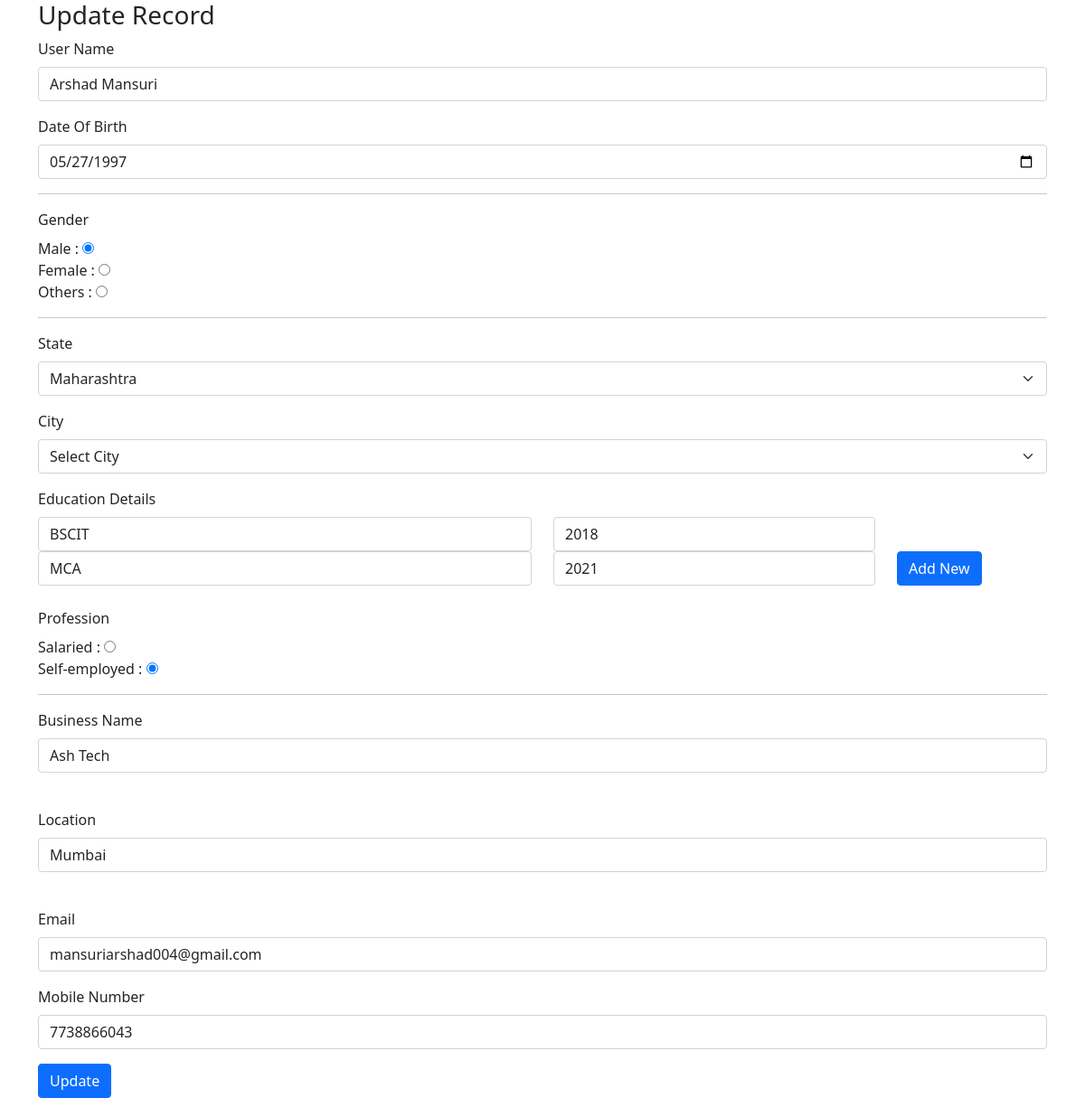
/user_crud/user_upd.php?uid=9, run on the app's committed database.
### tables this page shows
CREATE TABLE `user_details` (
  `user_id` int(255) NOT NULL,
  `user_name` varchar(255) DEFAULT NULL,
  `user_dob` varchar(255) NOT NULL,
  `user_gender` enum('MALE','FEMALE','OTHERS') NOT NULL,
  `user_state` varchar(255) NOT NULL,
  `user_city` varchar(255) DEFAULT NULL,
  `user_image` varchar(500) DEFAULT NULL,
  `user_skill` varchar(255) DEFAULT NULL,
  `user_profession` enum('Salaried','Self-employed') NOT NULL,
  `user_company_name` varchar(255) DEFAULT NULL,
  `user_job_start_date` varchar(20) DEFAULT NULL,
  `user_business_name` varchar(255) DEFAULT NULL,
  `user_location` varchar(255) DEFAULT NULL,
  `user_email` varchar(255) NOT NULL,
  `user_mobile` varchar(50) DEFAULT NULL
);

CREATE TABLE `user_education` (
  `edu_id` int(11) NOT NULL,
  `edu_name` varchar(255) NOT NULL,
  `edu_year_completion` varchar(255) NOT NULL,
  `edu_user_id` int(11) NOT NULL
);

### user_crud/user_upd.php (the view, shortened to what this page needs)
<?php
include_once("config.php");
$user_id = $_GET['uid'];
$user_details_query = "SELECT * FROM `user_details` where user_id='$user_id'";
$user_details_query_res = mysqli_query($conn,$user_details_query);
$row = $user_details_query_res->fetch_assoc();
?>
<!doctype html>
<html lang="en">
  <head>
    <link href="https://cdn.jsdelivr.net/npm/bootstrap@5.0.0-beta1/dist/css/bootstrap.min.css" rel="stylesheet">
  </head>
  <body>
        <link href="https://cdn.jsdelivr.net/npm/select2@4.1.0-beta.1/dist/css/select2.min.css" rel="stylesheet" />
    <div class="container">
    <h3>Update Record</h3>
        <form action="changes_update.php" method="post" enctype="multipart/form-data">
            <div class="mb-3">
                <label class="form-label">User Name</label>
                <input type="text" class="form-control" id="user_name" name="user_name" value="<?php echo $row['user_name']; ?>" required>
            </div>
            <div class="mb-3">
                <label class="form-label">Date Of Birth</label>
                <input type="date" class="form-control" id="user_dob" name="user_dob" value="<?php echo $row['user_dob']; ?>" required>
            </div><hr>
            <div class="mb-3">
                <label class="form-label">Gender</label><br>
                Male : <input type="radio" name="user_gender" value="MALE" id="user_gender1" <?php if($row['user_gender']=='MALE'){ echo 'checked';}?> ><br>
                Female : <input type="radio" name="user_gender" value="FEMALE"  id="user_gender2" <?php if($row['user_gender']=='FEMALE'){ echo 'checked';}?>><br>
                Others : <input type="radio" name="user_gender" value="OTHERS"  id="user_gender3" <?php if($row['user_gender']=='OTHERS'){ echo 'checked';}?>><br>
            </div><hr>
            <div class="mb-3">
                <label class="form-label">State</label><br>
                <select onchange="cititesOptions();" class="form-select" id="user_state" name="user_state" required>
                <?php
                    $state_query= "select distinct city_state from cities";
                    $state_res = mysqli_query($conn,$state_query);
                    while($row1 = $state_res->fetch_assoc()){
                ?>
                <option value="<?php echo $row1['city_state']?>" <?php if($row1['city_state']==$row['user_state']){ echo 'selected';}?> ><?php echo $row1['city_state']; ?></option>
                <?php }  ?>
                </select>
            </div>
            <div class="mb-3">
                <label class="form-label">City</label><br>
                <select id="user_city" class="form-select" id="user_city" name="user_city" required>
                <option selected value="">Select City</option>
                </select>
            </div>
            <div class="row">
            <?php
            $edu_query = "SELECT * FROM `user_education` where edu_user_id='$user_id'";
            $edu_query_res = mysqli_query($conn,$edu_query);
            ?>
                <label class="form-label">Education Details</label>
                <?php
                while($edu_row = $edu_query_res->fetch_assoc()){
                ?>
                <div class="col-md-6">
                    <input type="text" class="form-control" id="edu_name_<?php echo $edu_row['edu_id'];?>" name="edu_name[]" value="<?php echo $edu_row['edu_name'];?>" placeholder='Education'>
                </div>
                <div class="col-md-4">
                    <input type="text" class="form-control" id="edu_year_completion_<?php echo $edu_row['edu_id'];?>" name="edu_year_completion[]" value="<?php echo $edu_row['edu_year_completion'];?>" placeholder='Year of Completion'>
                </div>
                <?php } ?>
                <div class="col-md-2">
                    <span id="add_field_button" class="btn btn-primary">Add New</span>
                </div>
            </div>
            <br>
            <div class="mb-3">
                <label class="form-label">Profession</label><br>
                <label for="user_profession1">Salaried</label> : <input type="radio" name="user_profession" value="Salaried" onclick="selectedProfession('Salaried');" id="user_profession1" <?php if($row['user_profession']=='Salaried'){echo 'checked';} ?>><br>
                <label for="user_profession2">Self-employed</label> : <input type="radio" name="user_profession" value="Self-employed" onclick="selectedProfession('Self-employed');" id="user_profession2" <?php if($row['user_profession']=='Self-employed'){echo 'checked';} ?>><br>
            </div><hr>
            <div class="mb-3" id="business_name" style="display:<?php if($row['user_profession']=='Self-employed'){ echo 'block';}else{ echo 'none';}?>">
                <label class="form-label">Business Name</label><br>
                <input type="text" name="user_business_name" id="user_business_name" class="form-control" value="<?php echo $row['user_business_name']; ?>"><br>
            </div>
            <div class="mb-3" id="location" style="display:<?php if($row['user_profession']=='Self-employed'){ echo 'block';}else{ echo 'none';}?>">
                <label class="form-label">Location</label><br>
                <input type="text" name="user_location" id="user_location" class="form-control" value="<?php echo $row['user_location']; ?>"><br>
            </div>
            <div class="mb-3">
                <label class="form-label">Email</label>
                <input type="email" class="form-control" id="user_email" name="user_email" value="<?php echo $row['user_email'];?>" required>
            </div>
            <div class="mb-3">
                <label class="form-label">Mobile Number</label>
                <input type="text" class="form-control" id="user_mobile" name="user_mobile" value="<?php echo $row['user_mobile']; ?>" minlength="10" maxlength="10" required>
            </div>
            <button type="submit" class="btn btn-primary">Update</button>
        </form>
    </div>
  </body>
</html>

### data on the page
user_details: user_name "Arshad Mansuri", user_dob "05/27/1997", user_gender "☑", user_state "Maharashtra", user_profession "☐ Salaried", user_profession "☑ Self-employed", user_business_name "Ash Tech", user_location "Mumbai", user_email "mansuriarshad004@gmail.com", user_mobile "7738866043"
user_education: edu_name "BSCIT", edu_year_completion "2018"
user_education: edu_name "MCA", edu_year_completion "2021"
